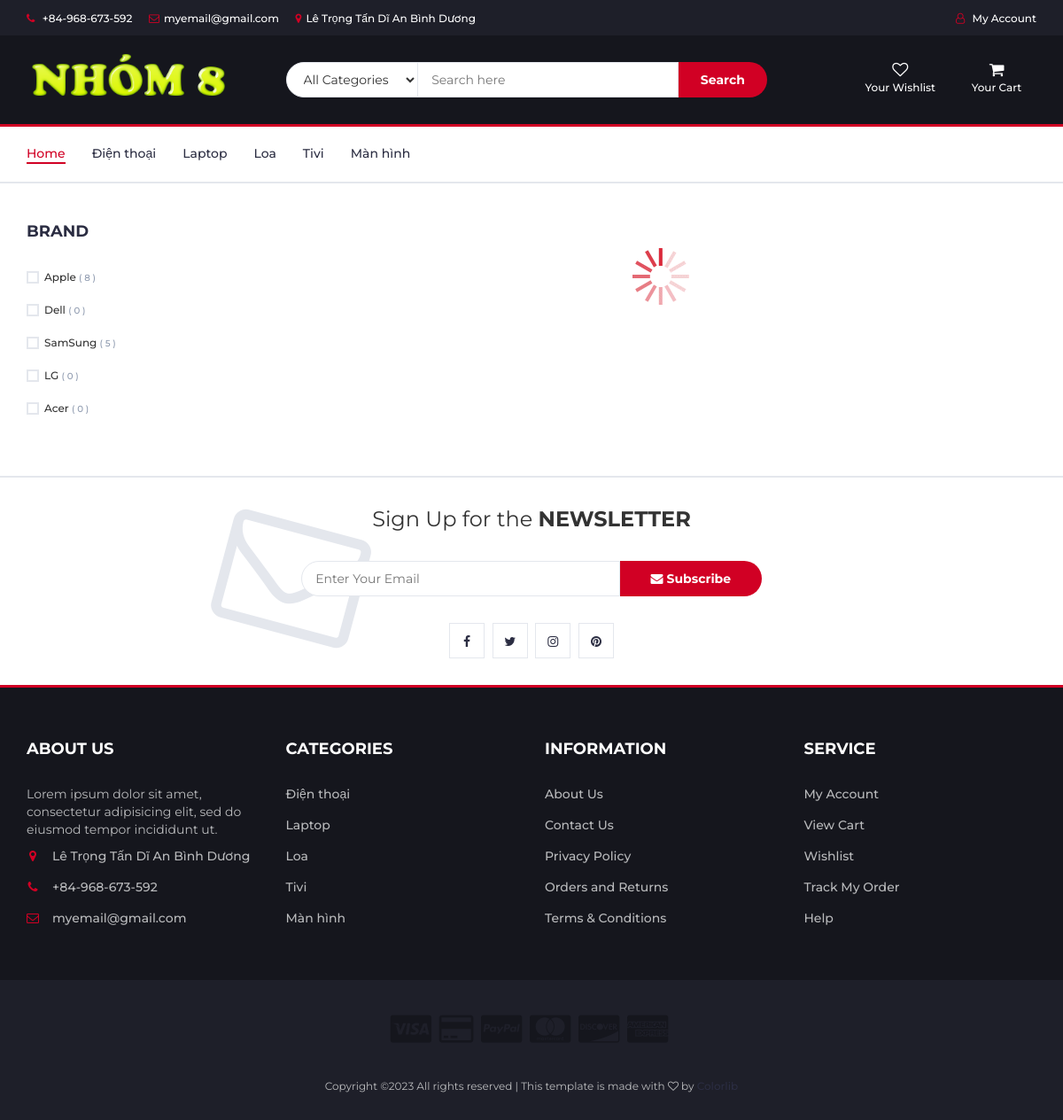
Screenshot of /productOfprotypes.php?type_id=1&&pages=1 with the database file from the repository.
### tables this page shows
CREATE TABLE IF NOT EXISTS `protypes` (
  `type_id` int(11) NOT NULL AUTO_INCREMENT,
  `type_name` varchar(100) NOT NULL,
  PRIMARY KEY (`type_id`)
);

CREATE TABLE IF NOT EXISTS `manufactures` (
  `manu_id` int(11) NOT NULL AUTO_INCREMENT,
  `manu_name` varchar(100) NOT NULL,
  PRIMARY KEY (`manu_id`)
);

### app/models/db.php (called while the page is built)
<?php
class Db
{
    public static $connection;
    public function __construct()
    {
        if (!self::$connection) {
        self::$connection = new mysqli(DB_HOST, DB_USER, DB_PASSWORD, DB_NAME,PORT);
        self::$connection->set_charset(DB_CHARSET);
        }
        return self::$connection;
    }
}
?>

### app/models/protypes.php (called while the page is built, shortened)
<?php
class protypes extends Db{
    public function getAllProtypes()
    {
        $sql = self::$connection->prepare("SELECT * FROM protypes ");
        $sql->execute();
        $items = $sql->get_result()->fetch_all(MYSQLI_ASSOC);
        return $items;
    }
}

### app/models/manufactures .php (called while the page is built, shortened)
<?php
class Manufactures extends Db{
    public function getAllManufactures()
    {
        $sql = self::$connection->prepare("SELECT * FROM manufactures ");
        $sql->execute();
        $items = $sql->get_result()->fetch_all(MYSQLI_ASSOC);
        return $items;
    }
}

### productOfprotypes.php (the view, shortened to what this page needs)
<?php
 include 'header.php' ?>
<?php
	require "./app/models/manufactures .php";
	if(isset($_GET['type_id']))
	{
		$id = $_GET['type_id'];
	}
	$manufactures = new Manufactures;
	$getProtypeById = $product->getProtypeById($id);
	$getAllManufactures = $manufactures->getAllManufactures();
    ?>
<div class="section">
    <div class="container">
        <div class="row">
            <div id="aside" class="col-md-3">
                    <div class="aside">
                        <h3 class="aside-title">Brand</h3>
                        <div class="checkbox-filter">
                            <?php
							foreach($getAllManufactures as $v):?>
                            <div class="input-checkbox">
                                <label for="<?php echo $v['manu_name'] ?>">
                                    <span></span>
                                    <?php echo $v['manu_name'] ?>
                                    <?php
										$a = 0;
									 	foreach($getProtypeById as $i):
										if($v['manu_id'] == $i['menu_id']):
											$a++; ?>
                                    <?php endif; endforeach; ?>
                                    <small><?php echo '( ' .$a.' )' ?></small>
                                </label>
                            </div>
                            <?php endforeach; ?>
                        </div>
                    </div>
            </div>
            <div id="store" class="col-md-9 ">
                <div class="row filter_data">
                </div>
            </div>
        </div>
    </div>
</div>
<?php include 'footer.php' ?>

### header.php (shortened to what this page needs)
<?php
	require "./app/models/db.php";
	require "./app/models/products.php";
	require "./app/models/protypes.php";
	$protype = new protypes;
    $user = new User;
	$getAllProtypes = $protype->getAllProtypes();
    $getu = $user->getUser();
	?>
<!DOCTYPE html>
<html lang="en">
<head>
    <link type="text/css" rel="stylesheet" href="css/bootstrap.min.css" />
    <link type="text/css" rel="stylesheet" href="css/slick.css" />
    <link type="text/css" rel="stylesheet" href="css/slick-theme.css" />
    <link type="text/css" rel="stylesheet" href="css/nouislider.min.css" />
    <link rel="stylesheet" href="css/font-awesome.min.css">
    <link type="text/css" rel="stylesheet" href="css/style.css" />
    <link type="text/css" rel="stylesheet" href="css/styledrop.css" />
    <link type="text/css" rel="stylesheet" href="css/styleform.css" />
    <link href="assets/pages/css/style-shop.css" rel="stylesheet" type="text/css">
    <link href="assets/plugins/font-awesome/css/font-awesome.min.css" rel="stylesheet">
</head>
<body>
    <header>
        <div id="top-header">
            <div class="container">
                <ul class="header-links pull-left">
                    <li><a href="#"><i class="fa fa-phone"></i> +84-968-673-592</a></li>
                    <li><a href="#"><i class="fa fa-envelope-o"></i>myemail@gmail.com</a></li>
                    <li><a href="#"><i class="fa fa-map-marker"></i>Lê Trọng Tấn Dĩ An Bình Dương</a></li>
                </ul>
                <ul class="header-links pull-right">
                    <li>
                        <div class="dropdown">
                            <a class="dropdown-toggle" data-toggle="dropdown" aria-expanded="true">
                                <i class="fa fa-user-o"></i>
                                <?php
                                    if(isset($_SESSION['user']))
                                    {
                                        foreach($getu as $u)
                                        {
                                            if($u['id_user'] == $_SESSION['user'])
                                            {
                                                echo "Xin chào " . $u['username'];
                                            }
                                        }
                                    }
                                    else
                                    {
                                        echo "My Account ";
                                    }
                                ?>
                            </a>
                        </div>
                    </li>
                </ul>
            </div>
        </div>
        <div id="header">
            <div class="container">
                <div class="row">
                    <div class="col-md-3">
                        <div class="header-logo">
                            <a href="index.php" class="logo">
                                <img src="./img/nhom8.jpg" alt="" style="width:230px;">
                            </a>
                        </div>
                    </div>
                    <div class="col-md-6">
                        <div class="header-search">
                            <form action="./results.php" method="get">
                                <select class="input-select" name="type_prd">
                                    <option value="0">All Categories</option>
                                </select>
                                <input class="input" name="keyword" placeholder="Search here">
                                <button class="search-btn">Search</button>
                            </form>
                        </div>
                    </div>
                    <div class="col-md-3 clearfix">
                        <div class="header-ctn">
                            <div>
                            <?php $link = null; ?>
                                <a href="<?php echo $link; ?>" onclick="display()">
                                    <i class="fa fa-heart-o"></i>
                                    <span>Your Wishlist</span>
                                </a>
                            </div>
                            <div class="dropdown">
                                <a class="dropdown-toggle" data-toggle="dropdown" aria-expanded="true">
                                    <i class="fa fa-shopping-cart"></i>
                                    <span>Your Cart</span>
                                </a>
                            </div>
                        </div>
                    </div>
                </div>
            </div>
        </div>
    </header>
    <nav id="navigation">
        <div class="container">
            <div id="responsive-nav">
                <ul class="main-nav nav navbar-nav">
                    <li class="active"><a href="index.php">Home</a></li>
                    <?php
					foreach ($getAllProtypes as $value) { 	?>
                    <li><a
                            href="productOfprotypes.php?type_id=<?php echo $value["type_id"] ?>&&pages=1"><?php echo $value["type_name"] ?></a>
                    </li><?php } ?>
                </ul>
            </div>
        </div>
    </nav>

### footer.php (shortened to what this page needs)
<div id="newsletter" class="section">
        <div class="container">
            <div class="row">
                <div class="col-md-12">
                    <div class="newsletter">
                        <p>Sign Up for the <strong>NEWSLETTER</strong></p>
                        <form>
                            <input class="input" type="email" placeholder="Enter Your Email">
                            <button class="newsletter-btn"><i class="fa fa-envelope"></i> Subscribe</button>
                        </form>
                        <ul class="newsletter-follow">
                            <li>
                                <a href="#"><i class="fa fa-facebook"></i></a>
                            </li>
                            <li>
                                <a href="#"><i class="fa fa-twitter"></i></a>
                            </li>
                            <li>
                                <a href="#"><i class="fa fa-instagram"></i></a>
                            </li>
                            <li>
                                <a href="#"><i class="fa fa-pinterest"></i></a>
                            </li>
                        </ul>
                    </div>
                </div>
            </div>
        </div>
    </div>
    <footer id="footer">
        <div class="section">
            <div class="container">
                <div class="row">
                    <div class="col-md-3 col-xs-6">
                        <div class="footer">
                            <h3 class="footer-title">About Us</h3>
                            <p>Lorem ipsum dolor sit amet, consectetur adipisicing elit, sed do eiusmod tempor
                                incididunt ut.</p>
                            <ul class="footer-links">
                                <li><a href="#"><i class="fa fa-map-marker"></i>Lê Trọng Tấn Dĩ An Bình Dương</a>
                                </li>
                                <li><a href="#"><i class="fa fa-phone"></i>+84-968-673-592</a></li>
                                <li><a href="#"><i class="fa fa-envelope-o"></i>myemail@gmail.com</a></li>
                            </ul>
                        </div>
                    </div>
                    <div class="col-md-3 col-xs-6">
                        <div class="footer">
                            <h3 class="footer-title">Categories</h3>
                            <ul class="footer-links">
                                <?php
					foreach ($getAllProtypes as $value) { 	?>
                                <li><a
                                        href="productOfprotypes.php?type_id=<?php echo $value["type_id"] ?>"><?php echo $value["type_name"] ?></a>
                                </li><?php } ?>
                            </ul>
                        </div>
                    </div>
                    <div class="col-md-3 col-xs-6">
                        <div class="footer">
                            <h3 class="footer-title">Information</h3>
                            <ul class="footer-links">
                                <li><a href="#">About Us</a></li>
                                <li><a href="#">Contact Us</a></li>
                                <li><a href="#">Privacy Policy</a></li>
                                <li><a href="#">Orders and Returns</a></li>
                                <li><a href="#">Terms & Conditions</a></li>
                            </ul>
                        </div>
                    </div>
                    <div class="col-md-3 col-xs-6">
                        <div class="footer">
                            <h3 class="footer-title">Service</h3>
                            <ul class="footer-links">
                                <li><a href="#">My Account</a></li>
                                <li><a href="#">View Cart</a></li>
                                <li><a href="#">Wishlist</a></li>
                                <li><a href="#">Track My Order</a></li>
                                <li><a href="#">Help</a></li>
                            </ul>
                        </div>
                    </div>
                </div>
            </div>
        </div>
        <div id="bottom-footer" class="section">
            <div class="container">
                <div class="row">
                    <div class="col-md-12 text-center">
                        <ul class="footer-payments">
                            <li><a href="#"><i class="fa fa-cc-visa"></i></a></li>
                            <li><a href="#"><i class="fa fa-credit-card"></i></a></li>
                            <li><a href="#"><i class="fa fa-cc-paypal"></i></a></li>
                            <li><a href="#"><i class="fa fa-cc-mastercard"></i></a></li>
                            <li><a href="#"><i class="fa fa-cc-discover"></i></a></li>
                            <li><a href="#"><i class="fa fa-cc-amex"></i></a></li>
                        </ul>
                        <span class="copyright">
                            Copyright &copy; All rights reserved | This template is made with <i class="fa fa-heart-o"
                                aria-hidden="true"></i> by <a href="https://colorlib.com" target="_blank">Colorlib</a>
                        </span>
                    </div>
                </div>
            </div>
        </div>
    </footer>
</body>
</html>

### css/styledrop.css (style rules this page uses)
.dropdown { position: relative; display: inline-block; }

### rows the page displays
protypes: type_name "Điện thoại"
protypes: type_name "Laptop"
protypes: type_name "Loa"
protypes: type_name "Tivi"
protypes: type_name "Màn hình"
manufactures: manu_name "Apple", a "8"
manufactures: manu_name "Dell", a "0"
manufactures: manu_name "SamSung", a "5"
manufactures: manu_name "LG", a "0"
manufactures: manu_name "Acer", a "0"
